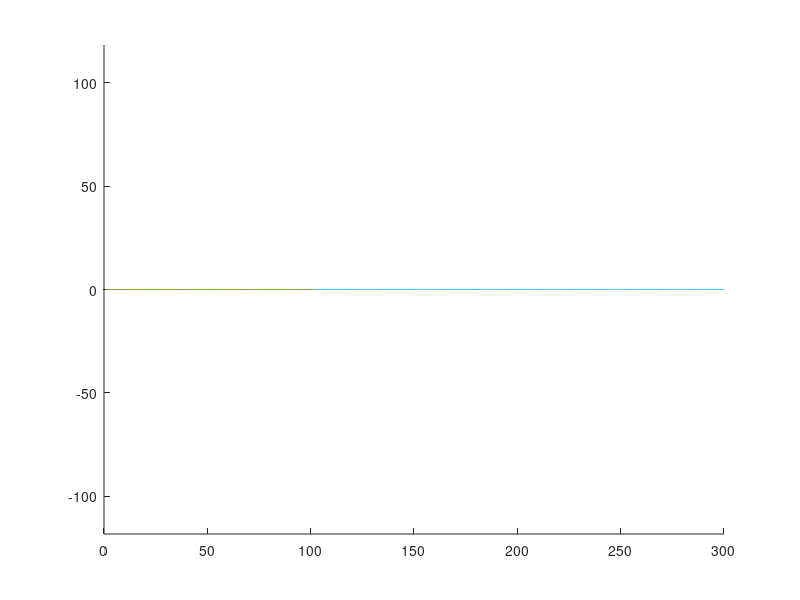

Recreate this plot in MATLAB.
clc; clear; close all;
neq=2; mu=-0.015; b=-10;omega=1;

% sub
% mu=-0.1;
p = [-1 0 1 0 mu 0];
r = roots(p);
r=r(end);
om=1;
% b=1;
omEff=om+b*r^2;
f=omEff/2/pi;
T=1/f;
%
np=300;
dt=T/np;
g=zeros(2*np,1);
J=zeros(2*np);
u=zeros(2*np,1)+3;
% r=sqrt(-mu)
% r=0.05

x=r*cos(linspace(0,2*pi,np+1)); x=x+rand(1,length(x)).*x*0.1;
y=r*sin(linspace(0,2*pi,np+1)); y=y+rand(1,length(y)).*y*0.1;
u(1:2:end)=x(1:end-1); u(2:2:end)=y(1:end-1);
% plot(x,y); axis equal;

uM=[];
uM=[uM,u];
%%
% calc J and g
 for i=1:100
    for ip=1:np
    x=u(ip*2-1); y=u(ip*2); r=sqrt(x^2+y^2);
    xNext=u(mod(ip*2-1+neq-1,neq*np)+1); yNext=u(mod(ip*2+neq-1,neq*np)+1);
    xPrev=u(mod(ip*2-1-neq-1,neq*np)+1); yPrev=u(mod(ip*2-neq-1,neq*np)+1);
    g(ip*2-1)=(mu+r^2-r^4)*x-y*(omega+b*r^2)+(xPrev-xNext)/dt/2;
    g(ip*2)=(mu+r^2-r^4)*y+x*(omega+b*r^2)+(yPrev-yNext)/dt/2;
    
    J(ip*2-1,ip*2-1)=(mu+r^2-r^4)+x*(2*x-2*r^2*2*x)-y*b*2*x;
    J(ip*2-1,ip*2)=x*(2*y-2*r^2*2*y)-(omega+b*r^2)-y*(2*b*y);
    J(ip*2-1,mod(ip*2-1+neq-1,neq*np)+1)=-1/dt/2;
    J(ip*2-1,mod(ip*2-1-neq-1,neq*np)+1)=1/dt/2;
  
    J(ip*2,ip*2-1)=y*(2*x-2*r^2*2*x)+(omega+b*r^2)+x*(2*b*x);
    J(ip*2,ip*2)=(mu+r^2-r^4)+y*(2*y-2*r^2*2*y)+x*b*2*y;
    J(ip*2,mod(ip*2+neq-1,neq*np)+1)=-1/dt/2;
    J(ip*2,mod(ip*2-neq-1,neq*np)+1)=1/dt/2;
    end
    %
    du=-J\g;
    norm(du)
    u=u+du;
    uM=[uM,u];
 end
%%
hold on;
plot(u(1:2:end),u(2:2:end))
%%
plot(uM(1:2:end,:),uM(2:2:end,:))
%%
plot(uM(1,:)',uM(2,:)'); axis equal;
%%
plot(sqrt(u(1:2:end).^2+u(2:2:end).^2))
%%
hold on;
plot(uM')
plot(sqrt(sum(uM.^2,1))')
